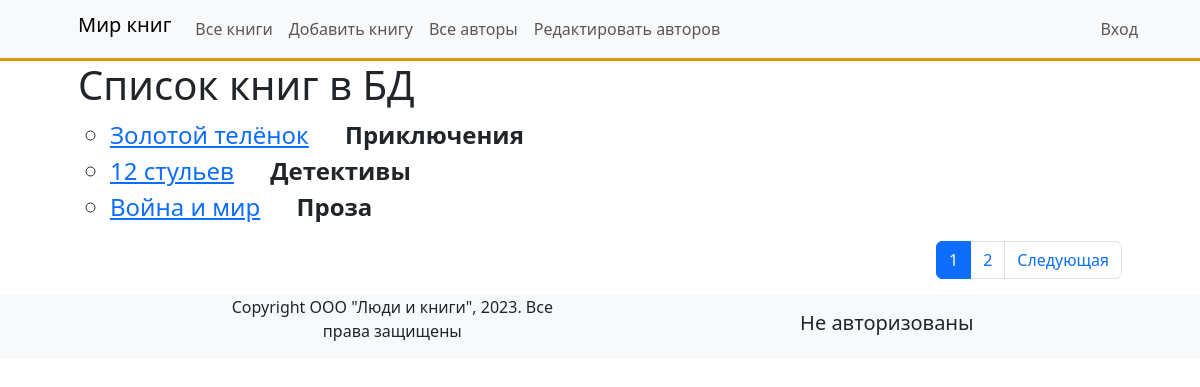
The page /books/ on the database its author committed.
### catalog/models.py (models this page shows, shortened)
class Book(models.Model):
    title = models.CharField(max_length=200,
                             help_text='Введите назваие книги',
                             verbose_name='Название книги')
    genre = models.ForeignKey('Genre', on_delete=models.CASCADE,
                              help_text=" Выберите жанр для книги",
                              verbose_name="Жaнp книги", null=True)
    language = models.ForeignKey('Language', on_delete=models.CASCADE,
                                 help_text=" Выберите язык для книги",
                                 verbose_name="Язык книги", null=True)
    author = models.ManyToManyField('Author',
                                    help_text="Выберите автора книги",
                                    verbose_name="Aвтop книги")
    summary = models.TextField(help_text="Введите краткое описание книги",
                               verbose_name="Аннотация книги")
    isbn = models.CharField(max_length=13,
                            help_text="Должно содержать 13 символов",
                            verbose_name="ISBN книги")
    def display_author(self):
        authors = [author.last_name for author in self.author.all()]
        return ', '.join(authors)
    display_author.short_description = 'Авторы'
    class Meta:
        verbose_name = 'Книга'
        verbose_name_plural = 'Книги'
    def get_absolute_url(self):
        return reverse('catalog:book-detail', kwargs={'pk': str(self.id)})

class Genre(models.Model):
    name = models.CharField(max_length=200, help_text='Введите жанр книги',
                            verbose_name='Жанр книги')
    def __str__(self):
        return self.name
    class Meta:
        verbose_name = 'Жанр'
        verbose_name_plural = 'Жанры'

### catalog/views.py (the view)
# urls.py: path('books/', views.BookListView.as_view(), name='books'),
class BookListView(ListView):
    model = Book
    template_name = 'book_list.html'
    paginate_by = 3

### catalog/templates/book_list.html
{% extends 'base.html' %}
{% block content %}
    <div class="container px-5">
        <h1>Список книг в БД</h1>
    </div>
    <div class="container px-5">
        <div class="row">
            <div class="col">
                {% if book_list %}
                    <ul class="list_book">
                        {% for book in book_list %}
                        <li>
                            <a href="{{ book.get_absolute_url }}">{{ book.title }}</a>
                            <strong>{{ book.genre }}</strong>
                        </li>
                        {% endfor %}
                    </ul>
                {% else %}
                    <p>В базе данных нет книг</p>
                {% endif %}
            </div>
        </div>
    </div>
{% endblock content %}

### static/css/style.css (style rules this page uses)
.list_book { font-size: 24px; list-style: circle; }
.list_book > li > a { margin-right: 30px; }

### rows shown on the page
Book: title "Золотой телёнок", genre "Приключения"
Book: title "12 стульев", genre "Детективы"
Book: title "Война и мир", genre "Проза"

### other values the page prints
{{ p }} "1" "2"
